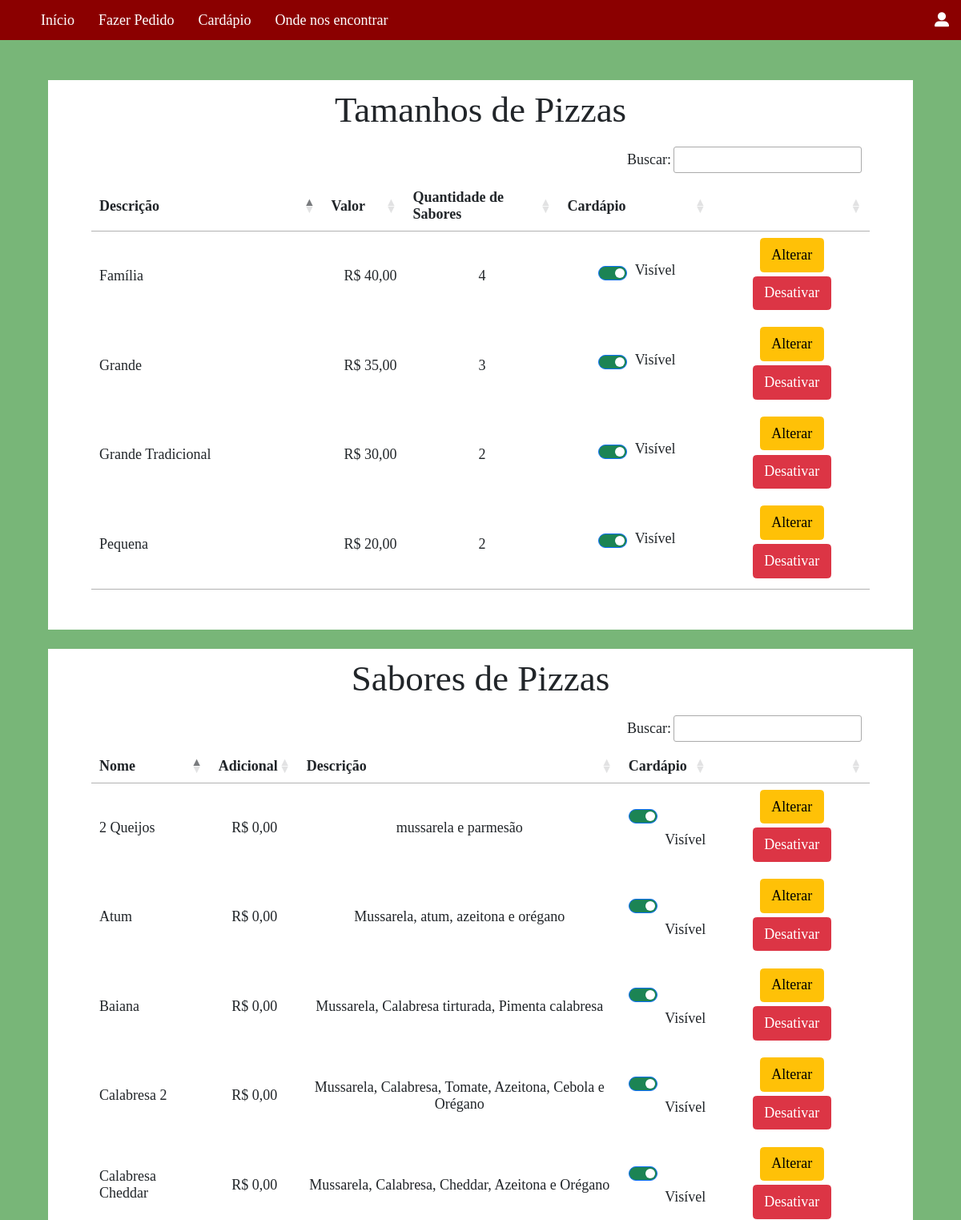
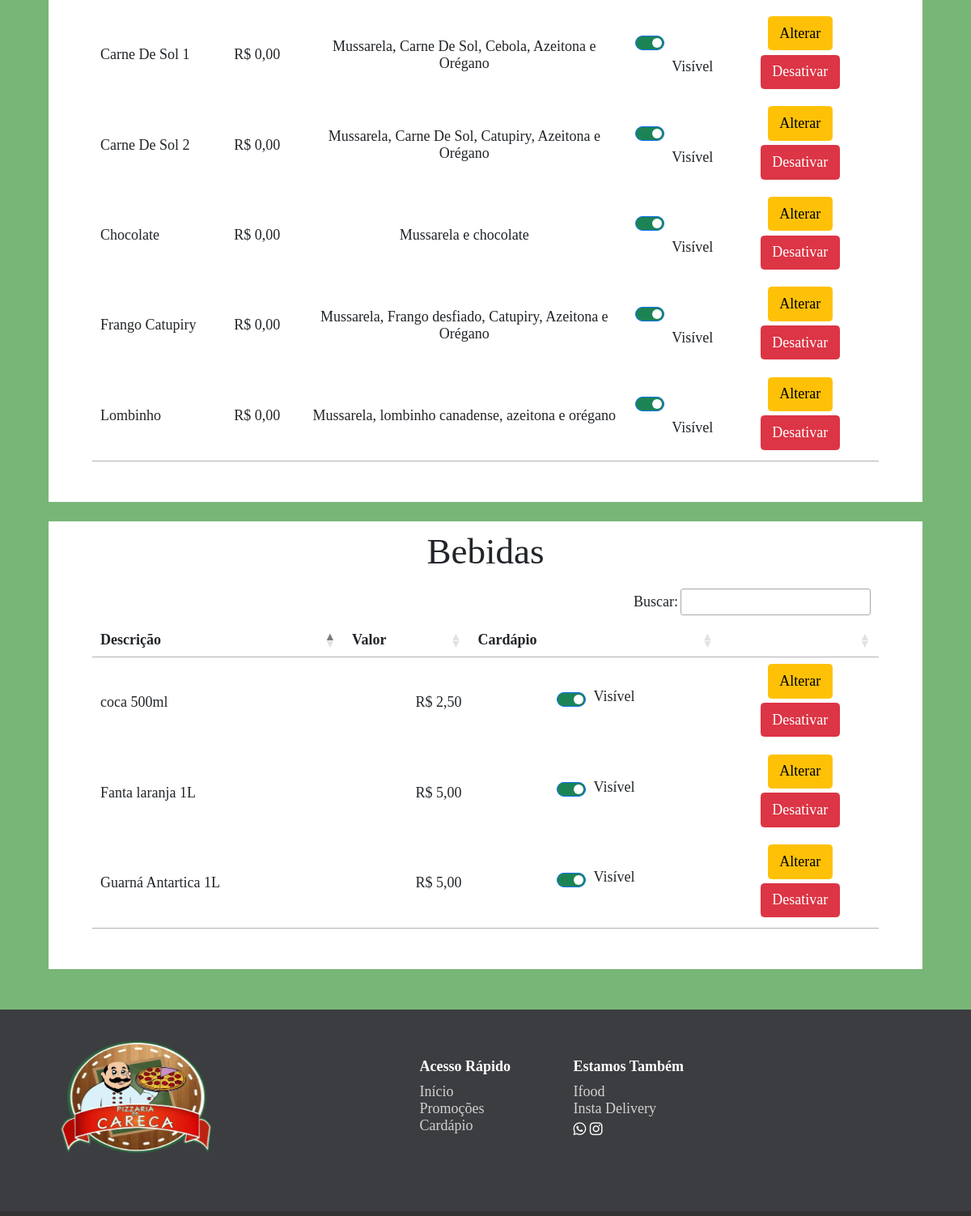
Page /gerencia-cardapio.php on the committed database (2 pictures, top to bottom).
### tables this page shows
CREATE TABLE IF NOT EXISTS `tamanho` (
  `idPizza` int(11) NOT NULL AUTO_INCREMENT,
  `nome` varchar(30) NOT NULL,
  `preco` double NOT NULL,
  `cardapio` enum('on','off') NOT NULL,
  `qtdeSabor` int(11) NOT NULL,
  `status` enum('on','off') NOT NULL,
  PRIMARY KEY (`idPizza`)
);

CREATE TABLE IF NOT EXISTS `sabor` (
  `idSabor` int(11) NOT NULL AUTO_INCREMENT,
  `nome` varchar(30) NOT NULL,
  `descricao` text NOT NULL,
  `cardapio` enum('on','off') NOT NULL,
  `precoAdd` double DEFAULT NULL,
  `status` enum('on','off') NOT NULL,
  PRIMARY KEY (`idSabor`)
);

CREATE TABLE IF NOT EXISTS `bebida` (
  `nome` varchar(30) NOT NULL,
  `preco` double NOT NULL,
  `cardapio` enum('on','off') NOT NULL,
  `idBebida` int(11) NOT NULL AUTO_INCREMENT,
  `status` enum('on','off') NOT NULL,
  PRIMARY KEY (`idBebida`)
);

### gerencia-cardapio.php (the view, shortened to what this page needs)
<!DOCTYPE html>
<html lang="pt-BR">
<head>
    <link href="https://cdn.jsdelivr.net/npm/bootstrap@5.0.0-beta1/dist/css/bootstrap.min.css" rel="stylesheet">
    <link rel="stylesheet" href="https://cdn.datatables.net/1.10.19/css/jquery.dataTables.min.css"/>
    <link rel="stylesheet" href="css/gerencia-cardapio.css">
</head>
<body>
    <?php include "php/barra-menu.php"; ?>
    <div class="geral">
        <div class="tabelas">
            <h1> Tamanhos de Pizzas</h1>
            <table class="tabela">
                <thead>
                    <tr>
                        <th class="col-3"> Descrição </th>
                        <th class="col-1"> Valor</th>
                        <th class="col-2"> Quantidade de Sabores</th>
                        <th class="col-2"> Cardápio </th>
                        <th class="col-3">  </th>
                    </tr>
                </thead>
                <tbody>
                <?php
                    include "php\conexaoBD.php";
                    $sql = "SELECT * FROM `tamanho` WHERE `status` = 'on' ORDER BY preco ASC";
                    $result = $conn->query($sql);
                    if ($result->num_rows > 0) {
                        while($row = $result->fetch_assoc()) {
                            $tamanho = $row["nome"];
                            $preco = $row["preco"];
                            $idPizza = $row["idPizza"];
                            $cardapioBD = $row["cardapio"];
                            $qtdeSabor = $row["qtdeSabor"];
                            if($cardapioBD=="on"){
                                $check = "checked";
                                $cardapio = "Visível";
                            }
                            else{
                                $check = "";
                                $cardapio = "Oculto";
                            }
                            $formatter = new NumberFormatter('pt-BR', NumberFormatter:: CURRENCY);
                            $brl = $formatter->formatCurrency($preco, 'BRL');
                            echo "
                                <tr>
                                    <td style='text-align: left';> $tamanho </td>
                                    <td class='preco'> $brl </td>
                                    <td> $qtdeSabor </td>
                                    <td>
                                        <div class='form-check form-switch'>
                                            <label class='form-check-label'>
                                                <input class='form-check-input' type='checkbox' id='tamanho|$idPizza' $check>
                                                <span> $cardapio  </span>
                                            </label>
                                        </div>
                                    </td>
                                    <td style='width:20%'>
                                        <button type='button' class='btn btn-warning btr-sm' data-bs-toggle='modal' data-bs-target='#m$idPizza'> Alterar </button>
                                        <button type='submit' class='btn btn-danger btr-sm' onclick='exc_tamanho(this.id)' id='$idPizza'> Desativar </button>
                                    </td>
                                </tr>
                            ";
                    }}
                ?>
                </tbody>
            </table>
        </div>
    </div>
    <div class="geral" style="margin-top:2%">
        <div class="tabelas">
            <h1>Sabores de Pizzas</h1>
            <table class="tabela">
                <thead>
                    <tr>
                        <th> Nome</th>
                        <th> Adicional </th>
                        <th> Descrição </th>
                        <th> Cardápio </th>
                        <th>  </th>
                    </tr>
                </thead>
                <tbody>
                    <?php
                        include "php\conexaoBD.php";
                        $sql = "SELECT * FROM `sabor` WHERE `status` = 'on' ORDER BY nome ASC";
                        $result = $conn->query($sql);
                        if ($result->num_rows > 0) {
                            while($row = $result->fetch_assoc()) {
                                $nome_sabor = $row["nome"];
                                $descricao = $row["descricao"];
                                $idSabor = $row["idSabor"];
                                $cardapioBD = $row["cardapio"];
                                $add = $row["precoAdd"];
                                if($cardapioBD=="on"){
                                    $check = "checked";
                                    $cardapio = "Visível";
                                }
                                else{
                                    $check = "";
                                    $cardapio = "Oculto";
                                }
                                $formatter = new NumberFormatter('pt-BR', NumberFormatter:: CURRENCY);
                                $brl = $formatter->formatCurrency($add, 'BRL');
                                echo "
                                    <tr>
                                        <td style='text-align: left';> $nome_sabor </td>
                                        <td class3='preco'> $brl </td>
                                        <td> $descricao </td>
                                        <td>
                                            <div class='form-check form-switch'>
                                                <label class='form-check-label'>
                                                    <input class='form-check-input' type='checkbox' id='sabor|$idSabor' $check>
                                                    <span> $cardapio </span>
                                                </label>
                                            </div>
                                        </td>
                                        <td style='width:20%'>
                                            <button type='button' class='btn btn-warning btr-sm' data-bs-toggle='modal' data-bs-target='#m$idSabor'> Alterar </button>
                                            <button type='submit' class='btn btn-danger btr-sm' onclick='exc_sabor(this.id)' id='$idSabor'> Desativar </button>
                                        </td>
                                    </tr>
                                ";
                        }
                        }
                    ?>
                </tbody>
            </table>
        </div>
    </div>
    <div class="geral" style="margin-top:2%;">
        <div class="tabelas">
            <h1> Bebidas </h1>
            <table class="tabela">
                <thead>
                    <tr>
                        <th class="col-2"> Descrição </th>
                        <th class="col-1"> Valor </th>
                        <th class="col-2"> Cardápio </th>
                        <th class="col-3">  </th>
                    </tr>
                </thead>
                <tbody>
                <?php
                    include "php\conexaoBD.php";
                    $sql = "SELECT * FROM `bebida` ORDER BY nome ASC";
                    $result = $conn->query($sql);
                    if ($result->num_rows > 0) {
                        while($row = $result->fetch_assoc()) {
                            $nome_bebida = $row["nome"];
                            $preco = $row["preco"];
                            $idBebida = $row["idBebida"];
                            $cardapioBD = $row["cardapio"];
                            $status = $row["status"];
                            if($cardapioBD=="on"){
                                $check = "checked";
                                $cardapio = "Visível";
                            }
                            else{
                                $check = "";
                                $cardapio = "Oculto";
                            }
                            if($status=="on"){
                            $formatter = new NumberFormatter('pt-BR', NumberFormatter:: CURRENCY);
                            $brl = $formatter->formatCurrency($preco, 'BRL');
                            echo "
                                <tr>
                                    <td style='text-align: left;'> $nome_bebida </td>
                                    <td class='preco'> $brl </td>
                                    <td>
                                        <div style='align-items: center;' class='form-check form-switch'>
                                            <label class='form-check-label'>
                                                <input class='form-check-input' type='checkbox' id='bebida|$idBebida' $check>
                                                <span> $cardapio </span>
                                            </label>
                                        </div>
                                    </td>
                                    <td style='width:20%'>
                                        <button type='button' class='btn btn-warning btr-sm' data-bs-toggle='modal' data-bs-target='#m$idBebida'> Alterar </button>
                                        <button type='submit' class='btn btn-danger btr-sm' onclick='exc_bebida(this.id)' id='$idBebida'> Desativar </button>
                                    </td>
                                </tr>
                            ";
                        }
                    }}
                ?>
                </tbody>
            </table>
        </div>
    </div>
    <footer> <?php include "rodape.html"; ?> </footer>
</body>
</html>

### css/gerencia-cardapio.css (style rules this page uses)
* { font-size:14px; font-family: 'Times New Roman', Times, serif; }
body { background-color: #78B678; height: 100%; }
.preco { text-align: right; }
.form-check-input { background-color: #dc3444; }
.form-check-input:checked { background-color: #1c8454; }
.btn-danger { margin: 3%; }
.geral { margin-top: 100px; margin-left: auto; margin-right: auto; background-color: white; width: 90%; display: flex; flex-direction: row; flex-wrap: wrap; justify-content: center; text-align: center; }
input { margin: 10px; padding: 6px; }
.tabelas { width: 90%; margin-bottom: 50px; }
h1 { margin-top: 10px; }
footer { margin-top: 50px; }

### css/barra-menu.css (style rules this page uses)
* { list-style:none; padding:0; margin:0; line-height: normal; font-size:18px; font-family: 'Times New Roman', Times, serif; }

### css/footer-with-button-logo.css (style rules this page uses)
#myFooter { background-color: #3c3d41; color: white; padding-top: 30px; }
#myFooter .footer-copyright { background-color: #333333; padding-top: 3px; padding-bottom: 3px; text-align: center; }
#myFooter .row { margin-bottom: 60px; }
#myFooter ul { list-style-type: none; padding-left: 0; line-height: 1.7; }
#myFooter h5 { font-size: 18px; color: white; font-weight: bold; margin-top: 30px; }
#myFooter a { color: #d2d1d1; text-decoration: none; }
body { display: flex; display: -webkit-flex; flex-direction: column; -webkit-flex-direction: column; height: 100%; }
#myFooter { flex: 0 0 auto; -webkit-flex: 0 0 auto; }

### rows in the picture
tamanho: nome "Pequena", preco "R$ 20,00", qtdeSabor "2", cardapio "Visível"
tamanho: nome "Grande Tradicional", preco "R$ 30,00", qtdeSabor "2", cardapio "Visível"
tamanho: nome "Grande", preco "R$ 35,00", qtdeSabor "3", cardapio "Visível"
tamanho: nome "Família", preco "R$ 40,00", qtdeSabor "4", cardapio "Visível"
sabor: nome "2 Queijos", precoAdd "R$ 0,00", descricao "mussarela e parmesão", cardapio "Visível"
sabor: nome "Atum", precoAdd "R$ 0,00", descricao "Mussarela, atum, azeitona e orégano", cardapio "Visível"
sabor: nome "Baiana", precoAdd "R$ 0,00", descricao "Mussarela, Calabresa tirturada, Pimenta calabresa", cardapio "Visível"
sabor: nome "Calabresa 2", precoAdd "R$ 0,00", descricao "Mussarela, Calabresa, Tomate, Azeitona, Cebola e Orégano", cardapio "Visível"
sabor: nome "Calabresa Cheddar", precoAdd "R$ 0,00", descricao "Mussarela, Calabresa, Cheddar, Azeitona e Orégano", cardapio "Visível"
sabor: nome "Carne De Sol 1", precoAdd "R$ 0,00", descricao "Mussarela, Carne De Sol, Cebola, Azeitona e Orégano", cardapio "Visível"
sabor: nome "Carne De Sol 2", precoAdd "R$ 0,00", descricao "Mussarela, Carne De Sol, Catupiry, Azeitona e Orégano", cardapio "Visível"
sabor: nome "Chocolate", precoAdd "R$ 0,00", descricao "Mussarela e chocolate", cardapio "Visível"
sabor: nome "Frango Catupiry", precoAdd "R$ 0,00", descricao "Mussarela, Frango desfiado, Catupiry, Azeitona e Orégano", cardapio "Visível"
sabor: nome "Lombinho", precoAdd "R$ 0,00", descricao "Mussarela, lombinho canadense, azeitona e orégano", cardapio "Visível"
bebida: nome "coca 500ml", preco "R$ 2,50", cardapio "Visível"
bebida: nome "Fanta laranja 1L", preco "R$ 5,00", cardapio "Visível"
bebida: nome "Guarná Antartica 1L", preco "R$ 5,00", cardapio "Visível"
